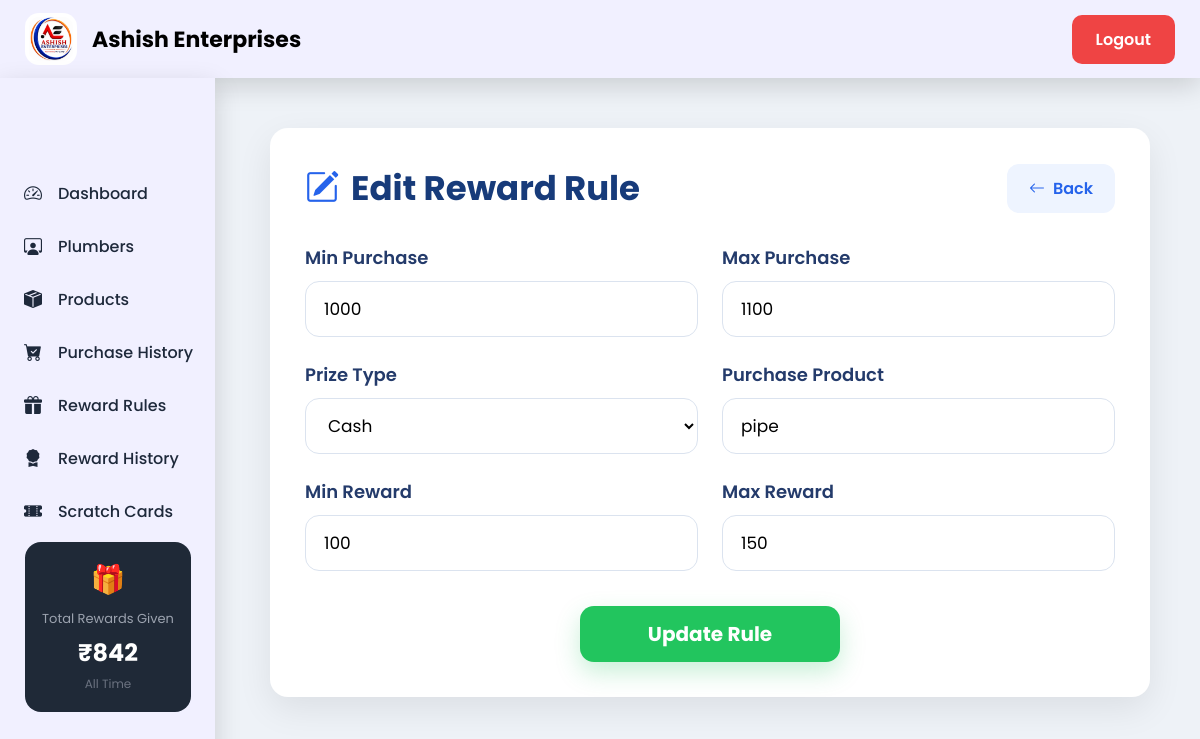
/reward-rules/1/edit/ (signed in), run on the app's committed database.
### myapp/models.py (models this page shows, shortened)
class RewardRule(models.Model):
    CASH = "Cash"
    PRODUCT = "Product"
    PRIZE_CHOICES = [
        (CASH, "Cash"),
        (PRODUCT, "Product"),
    ]
    min_purchase = models.PositiveIntegerField()
    max_purchase = models.PositiveIntegerField()
    prize_type = models.CharField(
        max_length=10,
        choices=PRIZE_CHOICES,
        default=CASH
    )
    min_reward = models.PositiveIntegerField(null=True, blank=True)
    max_reward = models.PositiveIntegerField(null=True, blank=True)
    purchase_product = models.CharField(
        max_length=100
    )
    buy_quantity = models.PositiveIntegerField(default=11)
    reward_product = models.CharField(
        max_length=100,
        blank=True
    )

### myapp/views.py (the view, shortened to what this page needs)
# urls.py: path("reward-rules/<int:id>/edit/",views.edit_reward_rule,name="edit_reward_rule",),
@login_required(login_url="/")
def edit_reward_rule(request, id):
    rule = get_object_or_404(
        RewardRule,
        id=id
    )
    return render(
        request,
        "add_reward_rule.html",
        {
            "rule": rule,
            "products": Product.objects.all(),
        }
    )

### myapp/context_processors.py (called while the page is built)
def sidebar_data(request):
    product_total = (
        FreeRewardHistory.objects
        .annotate(
            amount=F("quantity") * F("unit_price")
        )
        .aggregate(
            total=Sum("amount")
        )["total"] or 0
    )
    cash_total = 0
    cards = ScratchCard.objects.filter(
        reward_rule__prize_type="Cash",
        is_scratched=True
    )
    for card in cards:
        try:
            cash_total += int(
                card.reward_text.replace("₹", "").strip()
            )
        except:
            pass
    total_rewards_given = product_total + cash_total
    return {
        "total_rewards_given": total_rewards_given,
    }

### templates/add_reward_rule.html (shortened to what this page needs)
{% extends "base.html" %} {% load static %} {% block content %}
<link rel="stylesheet" href="{% static 'css/add_reward_rule.css' %}" />
<div class="form-container">
  <div class="form-card">
    <div class="form-header">
      <h2>
        {% if rule %}
        <i class="bi bi-pencil-square"></i>
        Edit Reward Rule {% else %}
        <i class="bi bi-gift-fill"></i>
        Add Reward Rule {% endif %}
      </h2>
      <a href="{% url 'reward_rules' %}" class="back-btn">
        <i class="bi bi-arrow-left"></i>
        Back
      </a>
    </div>
    <form method="POST">
      <div class="form-grid">
        <div class="form-group">
          <label>Min Purchase</label>
          <input
            type="number"
            name="min_purchase"
            value="{% if rule %}{{ rule.min_purchase }}{% endif %}"
            required
          />
        </div>
        <div class="form-group">
          <label>Max Purchase</label>
          <input
            type="number"
            name="max_purchase"
            value="{% if rule %}{{ rule.max_purchase }}{% endif %}"
            required
          />
        </div>
        <div class="form-group">
          <label>Prize Type</label>
          <select name="prize_type" id="prize_type" required>
            <option
              value="Cash"
              {%
              if
              rule
              and
              rule.prize_type=""
              ="Cash"
              %}selected{%
              endif
              %}
            >
              Cash
            </option>
          </select>
        </div>
        <div class="form-group" id="cash_product_group">
          <label>Purchase Product</label>
          <input
            type="text"
            name="cash_purchase_product"
            placeholder="Enter purchase product"
            value="{% if rule and rule.prize_type == 'Cash' %}{{ rule.purchase_product }}{% endif %}"
          />
        </div>
        <div class="form-group" id="cash_min_group">
          <label>Min Reward</label>
          <input
            type="number"
            name="min_reward"
            value="{% if rule %}{{ rule.min_reward }}{% endif %}"
          />
        </div>
        <div class="form-group" id="cash_max_group">
          <label>Max Reward</label>
          <input
            type="number"
            name="max_reward"
            value="{% if rule %}{{ rule.max_reward }}{% endif %}"
          />
        </div>
      </div>
      <div class="button-group">
        <button type="submit" class="save-btn">
          {% if rule %} Update Rule {% else %} Save Rule {% endif %}
        </button>
      </div>
    </form>
  </div>
</div>
{% endblock %}

### static/css/dashboard.css (style rules this page uses)
* { margin: 0; padding: 0; box-sizing: border-box; font-family: "Poppins", sans-serif; }
body { background: #eef2f7; }

### static/css/add_reward_rule.css (style rules this page uses)
* { margin:0; padding:0; box-sizing:border-box; font-family:'Poppins',sans-serif; }
.form-container { display:flex; justify-content:center; padding:20px; }
.form-card { width:100%; max-width:900px; background:#fff; border-radius:18px; box-shadow:0 12px 35px rgba(0,0,0,.08); padding:35px; }
.form-header { display:flex; justify-content:space-between; align-items:center; margin-bottom:30px; gap:20px; flex-wrap:wrap; }
.form-header h2 { font-size:34px; color:#173b7a; font-weight:700; display:flex; align-items:center; gap:12px; }
.form-header h2 i { color:#2563eb; }
.back-btn { text-decoration:none; background:#eef4ff; color:#2563eb; padding:12px 22px; border-radius:12px; font-weight:600; transition:.3s; display:flex; align-items:center; gap:8px; }
.form-grid { display:grid; grid-template-columns:repeat(2,1fr); gap:24px; }
.form-group { display:flex; flex-direction:column; }
.form-group label { font-size:18px; font-weight:600; color:#243b6b; margin-bottom:10px; }
.form-group input, .form-group select { width:100%; height:56px; padding:0 18px; border:1px solid #dbe3ef; border-radius:14px; outline:none; font-size:17px; background:#fff; transition:.3s; }
.button-group { width:100%; display:flex; justify-content:center; margin-top:35px; }
.save-btn { width:260px; height:56px; border:none; border-radius:14px; background:#22c55e; color:#fff; font-size:20px; font-weight:700; cursor:pointer; transition:.3s; box-shadow:0 10px 25px rgba(34,197,94,.25); }

### data on the page
RewardRule: min_purchase "1000", max_purchase "1100", cash_purchase_product "pipe", min_reward "100", max_reward "150"

### other printed values
{{ total_rewards_given }} "842"
